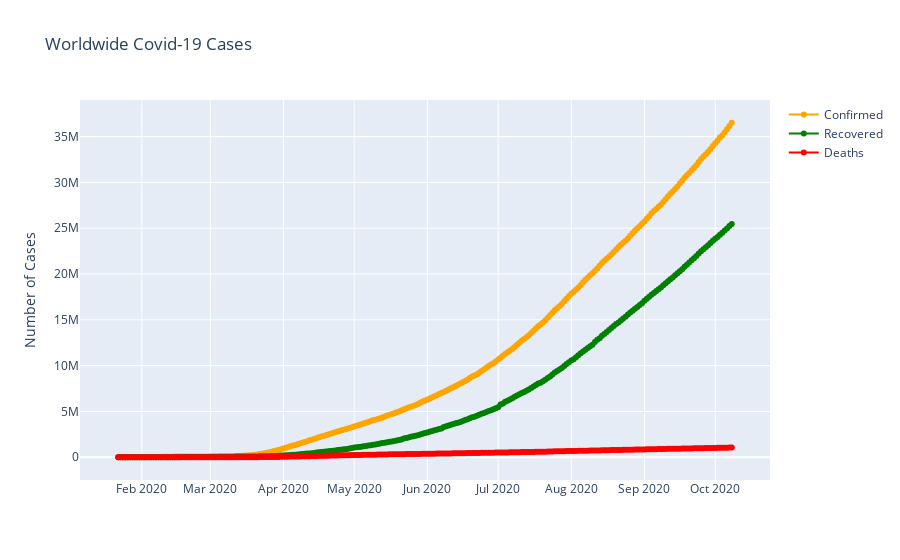

This figure's notebook cell:
### Code cell
# plotly

fig = go.Figure()
fig.add_trace(go.Scatter(x = confirmed['Date'], y= confirmed['Confirmed'], mode='lines+markers', name='Confirmed', line= dict(color="Orange")))
fig.add_trace(go.Scatter(x = recovered['Date'], y= recovered['Recovered'], mode='lines+markers', name='Recovered', line= dict(color="Green")))
fig.add_trace(go.Scatter(x = deaths['Date'], y= deaths['Deaths'], mode='lines+markers', name='Deaths', line= dict(color="Red")))
fig.update_layout(title="Worldwide Covid-19 Cases", yaxis = dict(title = "Number of Cases"))
fig.show()

### Figure 1 — Plotly figure (JSON) as saved in the notebook; plotly's stock layout.template omitted (floating-point values rounded to 4 significant figures; data arrays with more than 128 entries replaced by an {"elided": "..."} marker saying what was removed)
{"data": [{"line": {"color": "Orange"}, "mode": "lines+markers", "name": "Confirmed", "type": "scatter", "x": {"elided": "261 str values"}, "y": {"elided": "261 int values"}}, {"line": {"color": "Green"}, "mode": "lines+markers", "name": "Recovered", "type": "scatter", "x": {"elided": "261 str values"}, "y": {"elided": "261 int values"}}, {"line": {"color": "Red"}, "mode": "lines+markers", "name": "Deaths", "type": "scatter", "x": {"elided": "261 str values"}, "y": {"elided": "261 int values"}}], "layout": {"autosize": true, "title": {"text": "Worldwide Covid-19 Cases"}, "xaxis": {"autorange": true, "range": ["2020-01-05 14:15:26.8876", "2020-10-24 09:44:33.1124"], "type": "date"}, "yaxis": {"autorange": true, "range": [-2675000.0, 39190000.0], "title": {"text": "Number of Cases"}, "type": "linear"}}}
